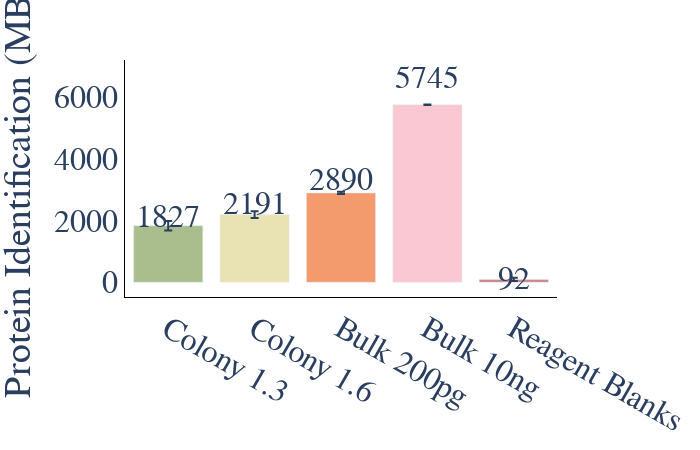

The cell this chart's notebook holds for it:
### Code cell
#ID plot(protein and peptides)
plot_options={
            "mean label": "True",
            "error bar": "ci95", #None, stdev, or ci95
            "X Title": "Conditions",
            "Y Title": "Protein Identification (MBR)",
            "color": ["#fac8d3","#F39B6D","#AABD8C", "#E9E3B4","#C6878F","#3E6990", "#7aa8e6",  "pink",
                  "orange", "brown", "pink", "gray", "olive", "cyan", "black","red",
                  "yellow","green","blue","indigo","violet"],
            "width": 700,
            "height": 450,
            "font": dict(size=32, family="Arial black"),
            "ID mode": "MS2",#grouped, total, MS2, grouped_stacked, stacked
            "Group By X": "Sample Amount", #ID_Mode does MS2 vs MBR
            "Group By Color": "Acquisition Mode",#ID_Mode does MS2 vs MBR
            "Group By Stack": "ID_Mode",#ID_Mode does MS2 vs MBR
        }
plot_options["plot_type"] = "1" # 1 is protein, 2 is peptide

# display(data_obj["peptide_ID_Summary"])
# pd.merge(data_obj["peptide_ID_Summary"],data_obj["run_metadata"]).to_csv("csv/pep.csv")
# display(data_obj["run_metadata"])
# display(data_obj["protein_ID_Summary"])
# pd.merge(data_obj["protein_ID_Summary"],data_obj["run_metadata"]).to_csv("csv/pep.csv")

figure ,_ ,_ =ID_plots(data_obj, plot_options, saved_settings,username="10min")
figure.update_layout(showlegend=False,xaxis_title=None)
figure.write_image("10min_IDs.png", scale=10, width = 1000, height=1000)
figure.show()

### Figure 1 — Plotly figure (JSON) as saved in the notebook; plotly's stock layout.template omitted (floating-point values rounded to 4 significant figures)
{"data": [{"alignmentgroup": "True", "error_y": {"array": [8.076]}, "hovertemplate": "Conditions=%{x}<br>IDs=%{y}<extra></extra>", "legendgroup": "Bulk 10ng", "marker": {"color": "#fac8d3", "pattern": {"shape": ""}}, "name": "Bulk 10ng", "offsetgroup": "Bulk 10ng", "orientation": "v", "showlegend": true, "textposition": "auto", "type": "bar", "x": ["Bulk 10ng"], "xaxis": "x", "y": [5746.0], "yaxis": "y"}, {"alignmentgroup": "True", "error_y": {"array": [36.43]}, "hovertemplate": "Conditions=%{x}<br>IDs=%{y}<extra></extra>", "legendgroup": "Bulk 200pg", "marker": {"color": "#F39B6D", "pattern": {"shape": ""}}, "name": "Bulk 200pg", "offsetgroup": "Bulk 200pg", "orientation": "v", "showlegend": true, "textposition": "auto", "type": "bar", "x": ["Bulk 200pg"], "xaxis": "x", "y": [2891.0], "yaxis": "y"}, {"alignmentgroup": "True", "error_y": {"array": [154.9]}, "hovertemplate": "Conditions=%{x}<br>IDs=%{y}<extra></extra>", "legendgroup": "Colony 1.3", "marker": {"color": "#AABD8C", "pattern": {"shape": ""}}, "name": "Colony 1.3", "offsetgroup": "Colony 1.3", "orientation": "v", "showlegend": true, "textposition": "auto", "type": "bar", "x": ["Colony 1.3"], "xaxis": "x", "y": [1827.0], "yaxis": "y"}, {"alignmentgroup": "True", "error_y": {"array": [108.8]}, "hovertemplate": "Conditions=%{x}<br>IDs=%{y}<extra></extra>", "legendgroup": "Colony 1.6", "marker": {"color": "#E9E3B4", "pattern": {"shape": ""}}, "name": "Colony 1.6", "offsetgroup": "Colony 1.6", "orientation": "v", "showlegend": true, "textposition": "auto", "type": "bar", "x": ["Colony 1.6"], "xaxis": "x", "y": [2191.0], "yaxis": "y"}, {"alignmentgroup": "True", "error_y": {"array": [52.66]}, "hovertemplate": "Conditions=%{x}<br>IDs=%{y}<extra></extra>", "legendgroup": "Reagent Blanks", "marker": {"color": "#C6878F", "pattern": {"shape": ""}}, "name": "Reagent Blanks", "offsetgroup": "Reagent Blanks", "orientation": "v", "showlegend": true, "textposition": "auto", "type": "bar", "x": ["Reagent Blanks"], "xaxis": "x", "y": [92.33], "yaxis": "y"}], "layout": {"annotations": [{"showarrow": false, "text": "5745", "x": "Bulk 10ng", "y": 6607.0}, {"showarrow": false, "text": "2890", "x": "Bulk 200pg", "y": 3324.0}, {"showarrow": false, "text": "1827", "x": "Colony 1.3", "y": 2101.0}, {"showarrow": false, "text": "2191", "x": "Colony 1.6", "y": 2520.0}, {"showarrow": false, "text": "92", "x": "Reagent Blanks", "y": 106.2}], "barmode": "relative", "font": {"family": "Arial black", "size": 32}, "height": 450, "legend": {"title": {"text": "Conditions"}, "tracegroupgap": 0}, "margin": {"t": 60}, "paper_bgcolor": "rgba(255, 255, 255, 255)", "plot_bgcolor": "rgba(255, 255, 255, 255)", "showlegend": false, "width": 700, "xaxis": {"anchor": "y", "categoryarray": ["Colony 1.3", "Colony 1.6", "Bulk 200pg", "Bulk 10ng", "Reagent Blanks"], "categoryorder": "array", "domain": [0, 1], "linecolor": "black", "linewidth": 1, "showline": true, "title": {}}, "yaxis": {"anchor": "x", "domain": [0, 1], "linecolor": "black", "linewidth": 1, "showline": true, "title": {"text": "Protein Identification (MBR)"}}}}
